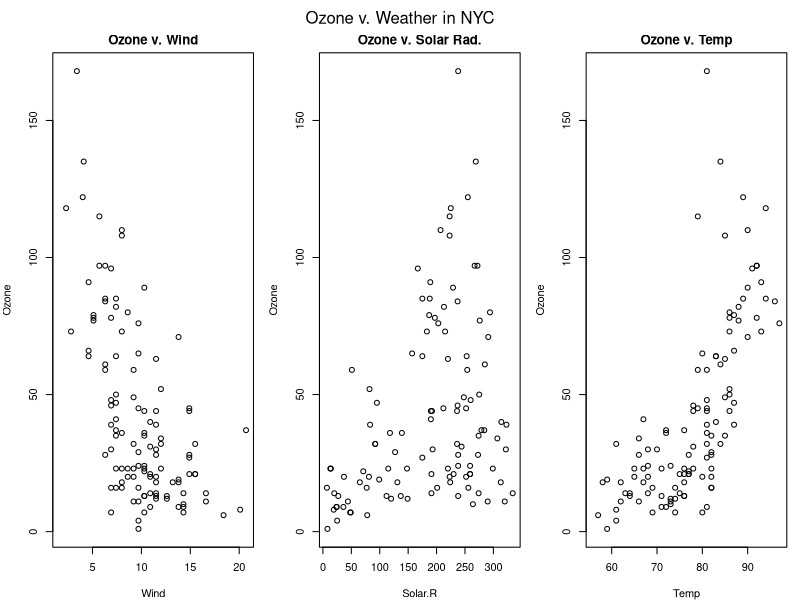
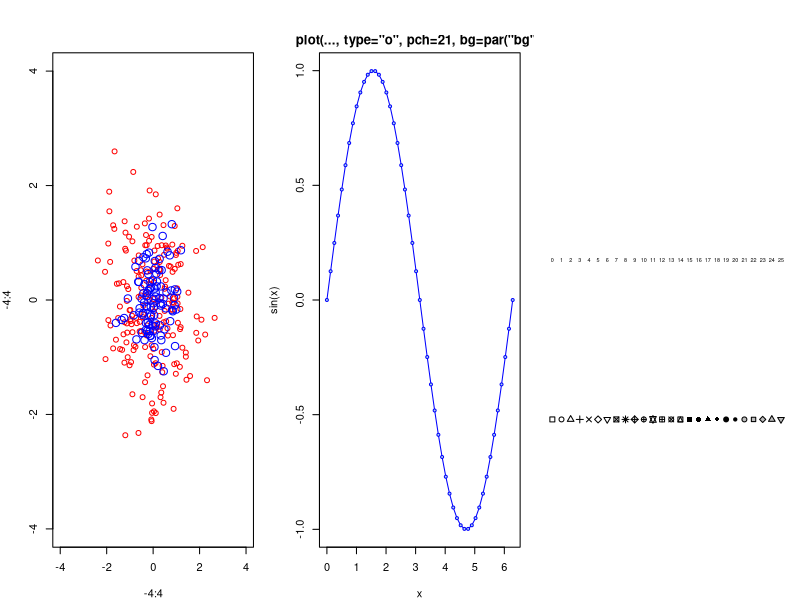
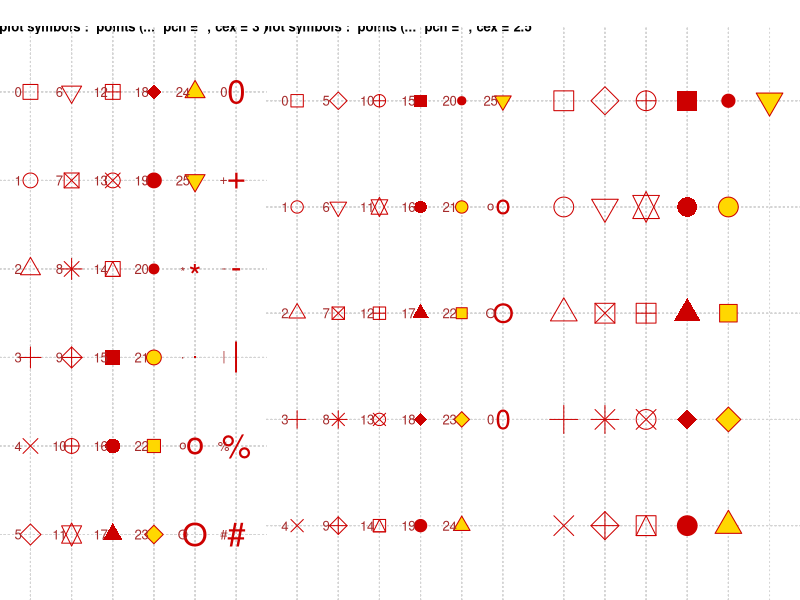
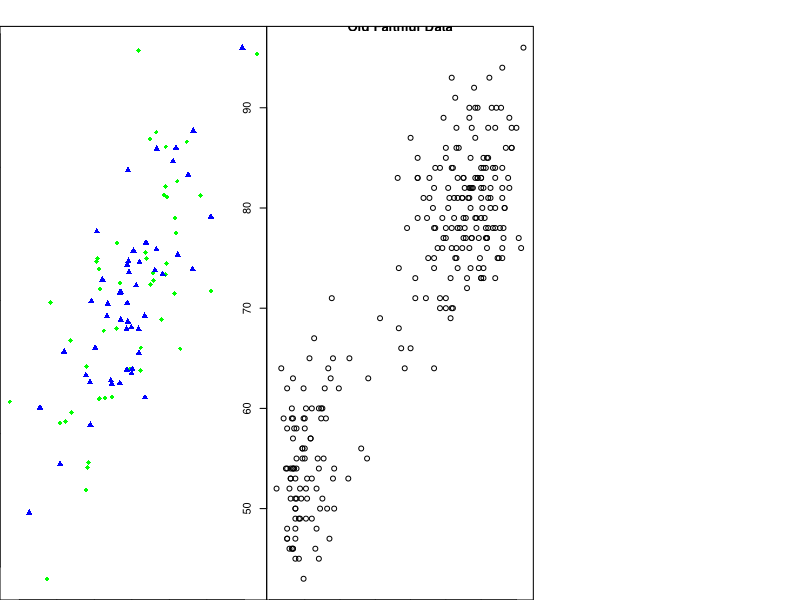

Here is the R script that generated these plots, in order:
## ---- chunk 1
library(datasets)

par(mfrow = c(1,3), mar = c(4,4,2,1), oma = c(0,0,2,0))
with(airquality, {
      plot(Wind, Ozone, main = "Ozone v. Wind")
      plot(Solar.R, Ozone, main = "Ozone v. Solar Rad.")
      plot(Temp, Ozone, main = "Ozone v. Temp")
      mtext("Ozone v. Weather in NYC", outer = TRUE)
}
)
## ---- chunk 2
example(points)
## ---- chunk 3
x <- rnorm(100)
y <- x + rnorm(100)
g <- gl(2, 50, labels = c("male", "female"))

plot(x, y, type = "n")
points(x[g == "male"], y[g == "male"], col = "green", pch = 18)
points(x[g == "female"], y[g == "female"], col = "blue", pch = 17)
## ---- chunk 4
library(datasets)

with(faithful, plot(eruptions, waiting))
title(main = "Old Faithful Data")
dev.copy(png, file = "geyser_plot.png")
dev.off()
